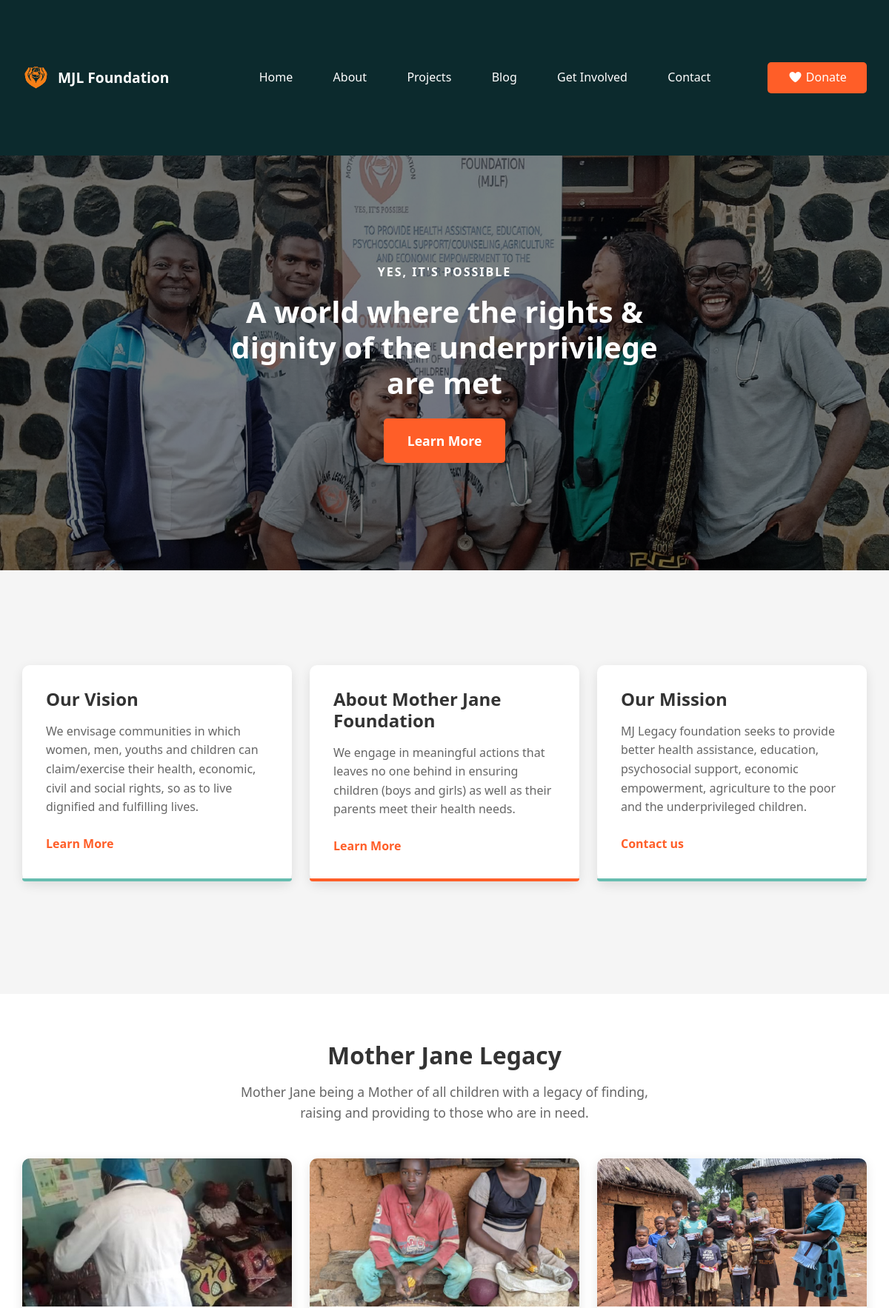
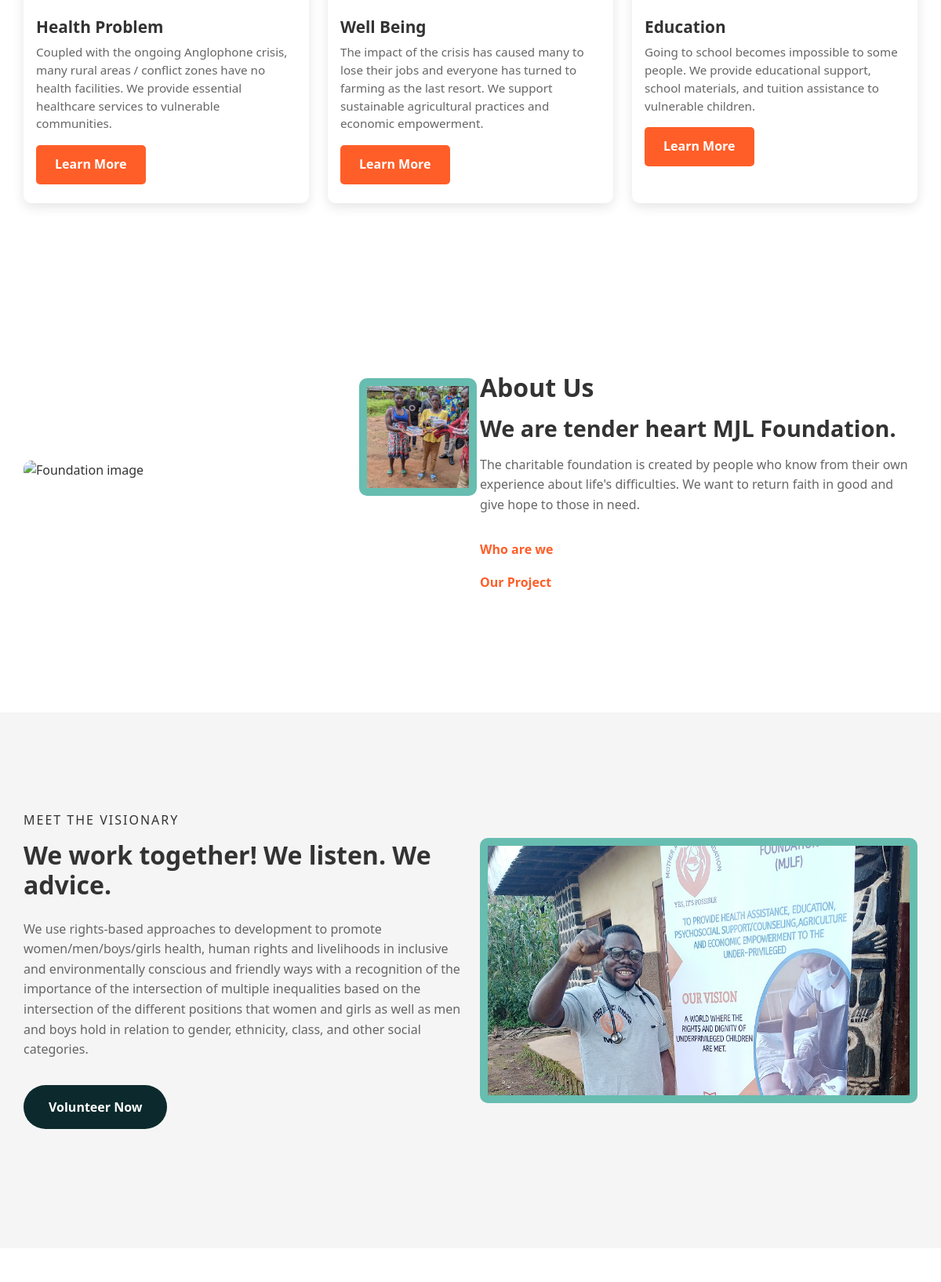
Page /pages/home.php (upper part) on the committed database (2 pictures, top to bottom).
### tables this page shows
CREATE TABLE projects (
    id INT AUTO_INCREMENT PRIMARY KEY,
    title VARCHAR(255) NOT NULL,
    slug VARCHAR(255) UNIQUE NOT NULL,
    description TEXT,
    content LONGTEXT,
    featured_image VARCHAR(255),
    category ENUM('health', 'education', 'agriculture', 'psychosocial', 'economic') NOT NULL,
    status ENUM('active', 'completed', 'planned') DEFAULT 'active',
    start_date DATE,
    end_date DATE,
    target_amount DECIMAL(10,2),
    raised_amount DECIMAL(10,2) DEFAULT 0.00,
    location VARCHAR(255),
    beneficiaries_count INT,
    is_featured BOOLEAN DEFAULT FALSE,
    created_at TIMESTAMP DEFAULT CURRENT_TIMESTAMP,
    updated_at TIMESTAMP DEFAULT CURRENT_TIMESTAMP ON UPDATE CURRENT_TIMESTAMP
);

### pages/home.php (the view, shortened to what this page needs)
<?php
include '../includes/header.php';
try {
    $stmt = $pdo->prepare("
        SELECT * FROM projects
        WHERE is_featured = 1 AND status = 'active'
        ORDER BY created_at ASC
        LIMIT 3
    ");
    $stmt->execute();
    $featured_projects = $stmt->fetchAll(PDO::FETCH_ASSOC);
} catch (PDOException $e) {
    $featured_projects = [];
    error_log("Database error: " . $e->getMessage());
}
?>
<section class="hero">
    <div class="hero-image"></div>
    <div class="hero-content">
        <p class="tagline">YES, IT'S POSSIBLE</p>
        <h1>A world where the rights &<br> dignity of the underprivilege<br> are met</h1>
        <a href="#about" class="learn-btn">Learn More</a>
    </div>
</section>
<section class="vission-section">
    <div class="container">
        <div class="row">
            <div class="col-lg-4 col-md-6 mb-4">
                <div class="card">
                    <h3>Our Vision</h3>
                    <p>
                        We envisage communities in which women, men, youths and children can claim/exercise their health, economic, civil and social rights, so as to live dignified and fulfilling lives.
                    </p>
                    <a href="about.php">Learn More</a>
                    <div class="card-border teal"></div>
                </div>
            </div>
            <div class="col-lg-4 col-md-6 mb-4">
                <div class="card">
                    <h3>About Mother Jane Foundation</h3>
                    <p>
                        We engage in meaningful actions that leaves no one behind in ensuring children (boys and girls) as well as their parents meet their health needs.
                    </p>
                    <a href="about.php">Learn More</a>
                    <div class="card-border orange"></div>
                </div>
            </div>
            <div class="col-lg-4 col-md-6 mb-4">
                <div class="card">
                    <h3>Our Mission</h3>
                    <p>
                        MJ Legacy foundation seeks to provide better health assistance, education, psychosocial support, economic empowerment, agriculture to the poor and the underprivileged children.
                    </p>
                    <a href="contact.php">Contact us</a>
                    <div class="card-border teal"></div>
                </div>
            </div>
        </div>
    </div>
</section>
<section class="container">
    <div class="title">
        <h1>Mother Jane Legacy</h1>
        <p>Mother Jane being a Mother of all children with a legacy of finding, raising and providing to those who are in need.</p>
    </div>
    <div class="row">
        <?php if (empty($featured_projects)): ?>
            <div class="col-lg-4 col-md-6 mb-4">
                <div class="card-1">
                    <img src="../assets/images/health.jpg" alt="Health Problem">
                    <h3>Health Problem</h3>
                    <p>Coupled with the ongoing Anglophone crisis, many rural areas / conflict zones have no health facilities.</p>
                    <a href="../features/donations/donation.php" class="donate-button">Donate Now</a>
                </div>
            </div>
            <div class="col-lg-4 col-md-6 mb-4">
                <div class="card-1">
                    <img src="../assets/images/well.jpg" alt="Well Being">
                    <h3>Well Being</h3>
                    <p>The impact of the crisis has caused many to lose their jobs and everyone has turned to farming as the last resort.</p>
                    <a href="../features/donations/donation.php" class="donate-button">Donate Now</a>
                </div>
            </div>
            <div class="col-lg-4 col-md-6 mb-4">
                <div class="card-1">
                    <img src="../assets/images/education.jpg" alt="Education">
                    <h3>Education</h3>
                    <p>Going to school becomes impossible to some people.</p>
                    <a href="../features/donations/donation.php" class="donate-button">Donate Now</a>
                </div>
            </div>
        <?php else: ?>
            <?php foreach ($featured_projects as $project): ?>
                <div class="col-lg-4 col-md-6 mb-4">
                    <div class="card-1">
                        <?php if ($project['featured_image']): ?>
                            <img src="<?php echo htmlspecialchars($project['featured_image']); ?>" alt="<?php echo htmlspecialchars($project['title']); ?>">
                        <?php else: ?>
                            <?php
                            $fallback_image = '../assets/images/';
                            switch($project['category']) {
                                case 'health':
                                    $fallback_image .= 'health.jpg';
                                    break;
                                case 'education':
                                    $fallback_image .= 'education.jpg';
                                    break;
                                case 'agriculture':
                                    $fallback_image .= 'well.jpg';
                                    break;
                            }
                            ?>
                            <img src="<?php echo $fallback_image; ?>" alt="<?php echo htmlspecialchars($project['title']); ?>">
                        <?php endif; ?>
                        <h3><?php echo htmlspecialchars($project['title']); ?></h3>
                        <p><?php echo htmlspecialchars($project['description']); ?></p>
                        <a href="project-detail.php?slug=<?php echo htmlspecialchars($project['slug']); ?>" class="donate-button">Learn More</a>
                    </div>
                </div>
            <?php endforeach; ?>
        <?php endif; ?>
    </div>
</section>
<section class="container-one" id="about">
    <div class="container">
        <div class="row align-items-center">
            <div class="col-lg-6 mb-4">
                <div class="image-container">
                    <img src="../assets/images/blog7.jpg" alt="Foundation image" class="base-img">
                    <img src="../assets/images/help.jpg" alt="Heart icon" class="overlay-img">
                </div>
            </div>
            <div class="col-lg-6 mb-4">
                <div class="text-section">
                    <h1>About Us</h1>
                    <h2>We are tender heart MJL Foundation.</h2>
                    <p>The charitable foundation is created by people who know from their own experience about life's difficulties. We want to return faith in good and give hope to those in need.</p>
                    <div class="links">
                        <a href="about.php">Who are we</a>
                        <a href="projects.php">Our Project</a>
                    </div>
                </div>
            </div>
        </div>
    </div>
</section>
<section class="meet-visionary">
    <div class="container">
        <div class="row align-items-center">
            <div class="col-lg-6 mb-4">
                <div>
                    <h1>Meet the visionary</h1>
                    <h2>We work together! We listen. We advice.</h2>
                    <p>We use rights-based approaches to development to promote women/men/boys/girls health, human rights and livelihoods in inclusive and environmentally conscious and friendly ways with a recognition of the importance of the intersection of multiple inequalities based on the intersection of the different positions that women and girls as well as men and boys hold in relation to gender, ethnicity, class, and other social categories.</p>
                    <button class="btn">
                        Volunteer Now
                    </button>
                </div>
            </div>
            <div class="col-lg-6 mb-4">
                <div>
                    <img src="../assets/images/blog8.jpg" alt="Visionary Image" class="visionary-image">
                </div>
            </div>
        </div>
    </div>
</section>
<section class="vission">
</section>
<?php include '../includes/footer.php'; ?>

### rows in the picture
projects: featured_image+category (picture), title "Health Problem", description "Coupled with the ongoing Anglophone crisis, many rural areas / conflict zones have no health facilities. We provide essential healthcare services to vulnerable communities."
projects: shows a picture, title "Well Being", description "The impact of the crisis has caused many to lose their jobs and everyone has turned to farming as the last resort. We support sustainable agricultural practices and economic empowerment."
projects: featured_image+category (picture), title "Education", description "Going to school becomes impossible to some people. We provide educational support, school materials, and tuition assistance to vulnerable children."
